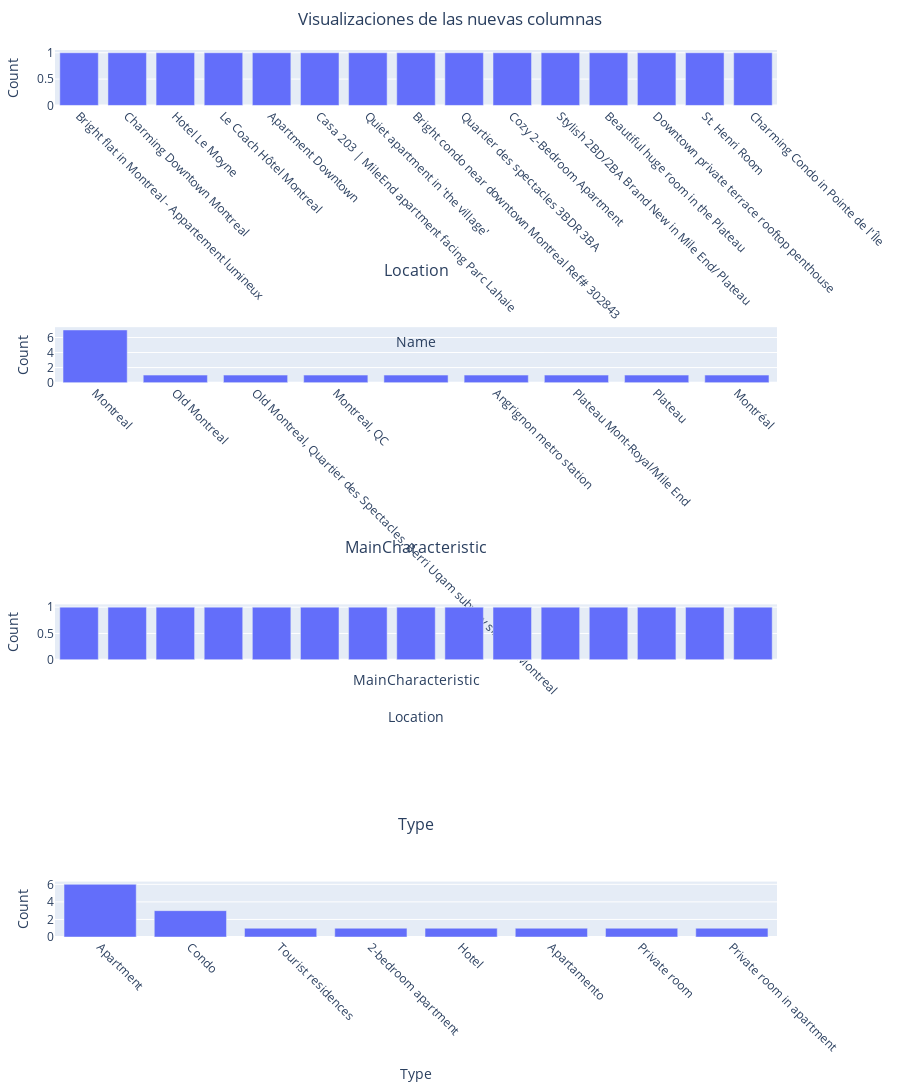

The notebook cell this image was saved under:
### Code cell
import pandas as pd
import plotly.graph_objs as go
from plotly.subplots import make_subplots
import plotly.express as px
import ast
import json


def string_to_list(x):
    if isinstance(x, str):
        try:
            return ast.literal_eval(x)
        except:
            return x
    return x


def count_list_elements(series):
    counter = {}
    for item in series:
        if isinstance(item, list):
            for element in item:
                if isinstance(element, dict):
                    element = json.dumps(element, sort_keys=True)
                counter[element] = counter.get(element, 0) + 1
        else:
            if isinstance(item, dict):
                item = json.dumps(item, sort_keys=True)
            counter[item] = counter.get(item, 0) + 1
    return pd.Series(counter)


def create_plot(df, column):
    series = df[column].apply(string_to_list)
    if series.dtype == "O":
        if series.apply(lambda x: isinstance(x, list)).any():
            series = series.apply(lambda x: x if isinstance(x, list) else [x])
            flat_list = [item for sublist in series for item in sublist]
            counts = pd.Series(flat_list).value_counts()
        else:
            counts = series.value_counts()
        fig = px.bar(
            counts,
            x=counts.index,
            y=counts.values,
            labels={"y": "count", "index": column},
        )
    elif series.dtype in ["int64", "float64"]:
        fig = px.histogram(series, x=column)
    else:
        print(f"Tipo de datos no soportado para la columna {column}")
        return None
    return fig


new_columns = [
    col
    for col in data.columns
    if col
    not in [
        "listing_id",
        "name",
        "description",
        "text",
        "gpt_response",
        "llama_response",
    ]
]

# Ajustes para mejorar la disposición
altura_base_por_subplot = 500  # Aumentado aún más para dar espacio adicional
altura_total = altura_base_por_subplot * len(new_columns)
espaciado_vertical = 0.25  # Aumentado para mayor separación entre subplots

fig = make_subplots(
    rows=len(new_columns),
    cols=1,
    subplot_titles=new_columns,
    vertical_spacing=espaciado_vertical,
)

for i, column in enumerate(new_columns, start=1):
    subplot = create_plot(data, column)
    if subplot:
        for trace in subplot.data:
            fig.add_trace(trace, row=i, col=1)

        # Actualizar el diseño de cada subplot individualmente
        fig.update_xaxes(
            title_text=column, row=i, col=1, tickangle=45
        )  # Rotar etiquetas 45 grados
        fig.update_yaxes(title_text="Count", row=i, col=1)

        # Ajuste especial para columnas con etiquetas largas (como "3goodthings")
        if (
            "3goodthings" in column or len(column) > 15
        ):  # Ajusta este valor según sea necesario
            fig.update_xaxes(
                tickmode="array", tickvals=[], ticktext=[], row=i, col=1
            )  # Ocultar etiquetas del eje X
            fig.update_annotations(
                text=column, row=i, col=1, x=0.5, y=-0.15, xref="paper", yref="paper"
            )  # Mover título del eje X hacia abajo

# Actualizar el diseño global
fig.update_layout(
    height=altura_total,
    title_text="Visualizaciones de las nuevas columnas",
    showlegend=False,
    title_x=0.5,  # Centrar el título principal
    margin=dict(t=50, b=100, l=50, r=50),  # Aumentar el margen inferior
)

# Ajustar la posición de los títulos de los subplots
for i in fig["layout"]["annotations"]:
    i["y"] = i["y"] + 0.05  # Mover los títulos de los subplots más hacia arriba

# Mostrar la figura
fig.show()

### Figure 1 — Plotly figure (JSON) as saved in the notebook; plotly's stock layout.template omitted (floating-point values rounded to 4 significant figures)
{"data": [{"alignmentgroup": "True", "hovertemplate": "Name=%{x}<br>count=%{y}<extra></extra>", "legendgroup": "", "marker": {"color": "#636efa", "pattern": {"shape": ""}}, "name": "", "offsetgroup": "", "orientation": "v", "showlegend": false, "textposition": "auto", "type": "bar", "x": ["Bright flat in Montreal - Appartement lumineux", "Charming Downtown Montreal", "Hotel Le Moyne", "Le Coach Hôtel Montreal", "Apartment Downtown", "Casa 203 | MileEnd apartment facing Parc Lahaie", "Quiet apartment in 'the village'", "Bright condo near downtown Montreal Ref# 302843", "Quartier des spectacles 3BDR 3BA", "Cozy 2-Bedroom Apartment", "Stylish 2BD/2BA Brand New in Mile End/ Plateau", "Beautiful huge room in the Plateau", "Downtown private terrace rooftop penthouse", "St. Henri Room", "Charming Condo in Pointe de l'Île"], "xaxis": "x", "y": [1, 1, 1, 1, 1, 1, 1, 1, 1, 1, 1, 1, 1, 1, 1], "yaxis": "y"}, {"alignmentgroup": "True", "hovertemplate": "Location=%{x}<br>count=%{y}<extra></extra>", "legendgroup": "", "marker": {"color": "#636efa", "pattern": {"shape": ""}}, "name": "", "offsetgroup": "", "orientation": "v", "showlegend": false, "textposition": "auto", "type": "bar", "x": ["Montreal", "Old Montreal", "Old Montreal, Quartier des Spectacles, Berri Uqam subway station, Montreal", "Montreal, QC", "", "Angrignon metro station", "Plateau Mont-Royal/Mile End", "Plateau", "Montréal"], "xaxis": "x2", "y": [7, 1, 1, 1, 1, 1, 1, 1, 1], "yaxis": "y2"}, {"alignmentgroup": "True", "hovertemplate": "MainCharacteristic=%{x}<br>count=%{y}<extra></extra>", "legendgroup": "", "marker": {"color": "#636efa", "pattern": {"shape": ""}}, "name": "", "offsetgroup": "", "orientation": "v", "showlegend": false, "textposition": "auto", "type": "bar", "x": ["Bright 2 bedroom flat in a friendly and authentic neighborhood", "Completely renovated apartments in a private mansion from 1870 with private courtyard parking", "Breathtaking views of historical charm", "Newly renovated rooms with mcm teak & natural wood furnishing", "Nice and cozy apartment with all the comforts, located in the heart of downtown. Great variety of restaurants, cafes, and shops.", "Surrounded by landmarks, facing Mile-End's famous Lahaie Parc", "Tranquilidad", "Fully equipped kitchen and washer/dryer available", "Located at the crossroads of all 4 iconic neighborhoods", "Close to parks, shopping mall and supermarkets", "Modern fully renovated two bedrooms, two bathroom condo", "Chambre familiale avec lit de bébé et lit simple", "Ultimate modern and luxurious living", "Steps away from metro, free parking, balcony", "Completely renovated with 3 spacious bedrooms"], "xaxis": "x3", "y": [1, 1, 1, 1, 1, 1, 1, 1, 1, 1, 1, 1, 1, 1, 1], "yaxis": "y3"}, {"alignmentgroup": "True", "hovertemplate": "Type=%{x}<br>count=%{y}<extra></extra>", "legendgroup": "", "marker": {"color": "#636efa", "pattern": {"shape": ""}}, "name": "", "offsetgroup": "", "orientation": "v", "showlegend": false, "textposition": "auto", "type": "bar", "x": ["Apartment", "Condo", "Tourist residences", "2-bedroom apartment", "Hotel", "Apartamento", "Private room", "Private room in apartment"], "xaxis": "x4", "y": [6, 3, 1, 1, 1, 1, 1, 1], "yaxis": "y4"}], "layout": {"annotations": [{"font": {"size": 16}, "showarrow": false, "text": "Name", "x": 0.5, "xanchor": "center", "xref": "paper", "y": 1.05, "yanchor": "bottom", "yref": "paper"}, {"font": {"size": 16}, "showarrow": false, "text": "Location", "x": 0.5, "xanchor": "center", "xref": "paper", "y": 0.7375, "yanchor": "bottom", "yref": "paper"}, {"font": {"size": 16}, "showarrow": false, "text": "MainCharacteristic", "x": 0.5, "xanchor": "center", "xref": "paper", "y": 0.425, "yanchor": "bottom", "yref": "paper"}, {"font": {"size": 16}, "showarrow": false, "text": "Type", "x": 0.5, "xanchor": "center", "xref": "paper", "y": 0.1125, "yanchor": "bottom", "yref": "paper"}], "height": 2000, "margin": {"b": 100, "l": 50, "r": 50, "t": 50}, "showlegend": false, "title": {"text": "Visualizaciones de las nuevas columnas", "x": 0.5}, "xaxis": {"anchor": "y", "domain": [0, 1], "tickangle": 45, "title": {"text": "Name"}}, "xaxis2": {"anchor": "y2", "domain": [0, 1], "tickangle": 45, "title": {"text": "Location"}}, "xaxis3": {"anchor": "y3", "domain": [0, 1], "tickangle": 45, "tickmode": "array", "ticktext": [], "tickvals": [], "title": {"text": "MainCharacteristic"}}, "xaxis4": {"anchor": "y4", "domain": [0, 1], "tickangle": 45, "title": {"text": "Type"}}, "yaxis": {"anchor": "x", "domain": [0.9375, 1], "title": {"text": "Count"}}, "yaxis2": {"anchor": "x2", "domain": [0.625, 0.6875], "title": {"text": "Count"}}, "yaxis3": {"anchor": "x3", "domain": [0.3125, 0.375], "title": {"text": "Count"}}, "yaxis4": {"anchor": "x4", "domain": [0, 0.0625], "title": {"text": "Count"}}}}
